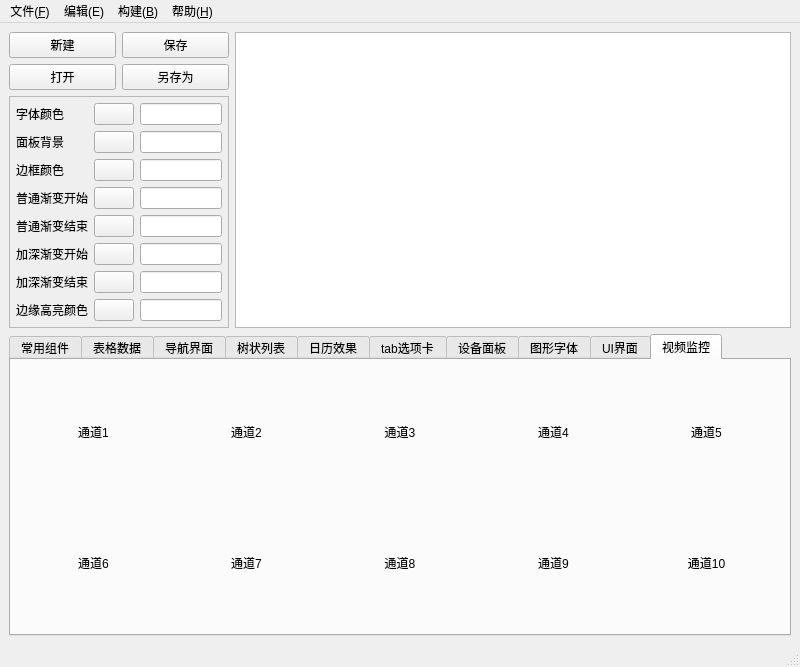
<?xml version="1.0" encoding="UTF-8"?>
<ui version="4.0">
 <class>HQssStyleWindow</class>
 <widget class="QMainWindow" name="HQssStyleWindow">
  <property name="geometry">
   <rect>
    <x>0</x>
    <y>0</y>
    <width>800</width>
    <height>640</height>
   </rect>
  </property>
  <property name="windowTitle">
   <string>MainWindow</string>
  </property>
  <widget class="QWidget" name="centralwidget">
   <layout class="QGridLayout" name="gridLayout_6">
    <item row="0" column="0">
     <layout class="QGridLayout" name="gridLayout">
      <item row="0" column="0">
       <widget class="QPushButton" name="btnNew">
        <property name="text">
         <string>新建</string>
        </property>
       </widget>
      </item>
      <item row="0" column="1">
       <widget class="QPushButton" name="btnSave">
        <property name="text">
         <string>保存</string>
        </property>
       </widget>
      </item>
      <item row="1" column="0">
       <widget class="QPushButton" name="btnOpen">
        <property name="text">
         <string>打开</string>
        </property>
       </widget>
      </item>
      <item row="1" column="1">
       <widget class="QPushButton" name="btnSaveOther">
        <property name="text">
         <string>另存为</string>
        </property>
       </widget>
      </item>
     </layout>
    </item>
    <item row="0" column="1" rowspan="2">
     <widget class="QTextEdit" name="txtMain"/>
    </item>
    <item row="1" column="0">
     <widget class="QFrame" name="frameColor">
      <property name="sizePolicy">
       <sizepolicy hsizetype="Fixed" vsizetype="Preferred">
        <horstretch>0</horstretch>
        <verstretch>0</verstretch>
       </sizepolicy>
      </property>
      <property name="minimumSize">
       <size>
        <width>220</width>
        <height>0</height>
       </size>
      </property>
      <property name="maximumSize">
       <size>
        <width>220</width>
        <height>16777215</height>
       </size>
      </property>
      <property name="frameShape">
       <enum>QFrame::StyledPanel</enum>
      </property>
      <property name="frameShadow">
       <enum>QFrame::Raised</enum>
      </property>
      <layout class="QGridLayout" name="gridLayout_3">
       <property name="leftMargin">
        <number>6</number>
       </property>
       <property name="topMargin">
        <number>6</number>
       </property>
       <property name="rightMargin">
        <number>6</number>
       </property>
       <property name="bottomMargin">
        <number>6</number>
       </property>
       <item row="0" column="0">
        <widget class="QLabel" name="labTextColor">
         <property name="text">
          <string>字体颜色</string>
         </property>
        </widget>
       </item>
       <item row="0" column="1">
        <widget class="QPushButton" name="btnTextColor">
         <property name="text">
          <string/>
         </property>
        </widget>
       </item>
       <item row="0" column="2">
        <widget class="QLineEdit" name="txtTextColor"/>
       </item>
       <item row="1" column="0">
        <widget class="QLabel" name="labPanelColor">
         <property name="text">
          <string>面板背景</string>
         </property>
        </widget>
       </item>
       <item row="1" column="1">
        <widget class="QPushButton" name="btnPanelColor">
         <property name="text">
          <string/>
         </property>
        </widget>
       </item>
       <item row="1" column="2">
        <widget class="QLineEdit" name="txtPanelColor"/>
       </item>
       <item row="2" column="0">
        <widget class="QLabel" name="labBorderColor">
         <property name="text">
          <string>边框颜色</string>
         </property>
        </widget>
       </item>
       <item row="2" column="1">
        <widget class="QPushButton" name="btnBorderColor">
         <property name="text">
          <string/>
         </property>
        </widget>
       </item>
       <item row="2" column="2">
        <widget class="QLineEdit" name="txtBorderColor"/>
       </item>
       <item row="3" column="0">
        <widget class="QLabel" name="labNormalColorStart">
         <property name="text">
          <string>普通渐变开始</string>
         </property>
        </widget>
       </item>
       <item row="3" column="1">
        <widget class="QPushButton" name="btnNormalColorStart">
         <property name="text">
          <string/>
         </property>
        </widget>
       </item>
       <item row="3" column="2">
        <widget class="QLineEdit" name="txtNormalColorStart"/>
       </item>
       <item row="4" column="0">
        <widget class="QLabel" name="labNormalColorEnd">
         <property name="text">
          <string>普通渐变结束</string>
         </property>
        </widget>
       </item>
       <item row="4" column="1">
        <widget class="QPushButton" name="btnNormalColorEnd">
         <property name="text">
          <string/>
         </property>
        </widget>
       </item>
       <item row="4" column="2">
        <widget class="QLineEdit" name="txtNormalColorEnd"/>
       </item>
       <item row="5" column="0">
        <widget class="QLabel" name="labDarkColorStart">
         <property name="text">
          <string>加深渐变开始</string>
         </property>
        </widget>
       </item>
       <item row="5" column="1">
        <widget class="QPushButton" name="btnDarkColorStart">
         <property name="text">
          <string/>
         </property>
        </widget>
       </item>
       <item row="5" column="2">
        <widget class="QLineEdit" name="txtDarkColorStart"/>
       </item>
       <item row="6" column="0">
        <widget class="QLabel" name="labDarkColorEnd">
         <property name="text">
          <string>加深渐变结束</string>
         </property>
        </widget>
       </item>
       <item row="6" column="1">
        <widget class="QPushButton" name="btnDarkColorEnd">
         <property name="text">
          <string/>
         </property>
        </widget>
       </item>
       <item row="6" column="2">
        <widget class="QLineEdit" name="txtDarkColorEnd"/>
       </item>
       <item row="7" column="0">
        <widget class="QLabel" name="labHighColor">
         <property name="text">
          <string>边缘高亮颜色</string>
         </property>
        </widget>
       </item>
       <item row="7" column="1">
        <widget class="QPushButton" name="btnHighColor">
         <property name="text">
          <string/>
         </property>
        </widget>
       </item>
       <item row="7" column="2">
        <widget class="QLineEdit" name="txtHighColor"/>
       </item>
      </layout>
     </widget>
    </item>
    <item row="2" column="0" colspan="2">
     <widget class="QTabWidget" name="tabWidget">
      <property name="currentIndex">
       <number>9</number>
      </property>
      <widget class="QWidget" name="tab1">
       <attribute name="title">
        <string>常用组件</string>
       </attribute>
       <layout class="QVBoxLayout" name="verticalLayout">
        <item>
         <widget class="QGroupBox" name="groupBox">
          <property name="styleSheet">
           <string notr="true"/>
          </property>
          <property name="title">
           <string>分组框</string>
          </property>
          <property name="checkable">
           <bool>true</bool>
          </property>
          <layout class="QGridLayout" name="gridLayout_2">
           <item row="0" column="0">
            <widget class="QLabel" name="lab">
             <property name="text">
              <string>标签</string>
             </property>
             <property name="alignment">
              <set>Qt::AlignCenter</set>
             </property>
            </widget>
           </item>
           <item row="0" column="1" colspan="6">
            <widget class="QLineEdit" name="lineEdit">
             <property name="text">
              <string>编辑</string>
             </property>
            </widget>
           </item>
           <item row="1" column="0">
            <widget class="QRadioButton" name="rbtn1">
             <property name="text">
              <string>单选框1</string>
             </property>
            </widget>
           </item>
           <item row="1" column="1">
            <widget class="QRadioButton" name="rbtn2">
             <property name="text">
              <string>单选框2</string>
             </property>
            </widget>
           </item>
           <item row="1" column="2">
            <widget class="QCheckBox" name="ck1">
             <property name="text">
              <string>复选框1</string>
             </property>
            </widget>
           </item>
           <item row="1" column="3">
            <widget class="QCheckBox" name="ck2">
             <property name="text">
              <string>复选框2</string>
             </property>
             <property name="checked">
              <bool>false</bool>
             </property>
            </widget>
           </item>
           <item row="1" column="4">
            <widget class="QCheckBox" name="ck3">
             <property name="text">
              <string>复选框3</string>
             </property>
            </widget>
           </item>
           <item row="1" column="5">
            <widget class="QComboBox" name="cbox1">
             <property name="maximumSize">
              <size>
               <width>16777215</width>
               <height>28</height>
              </size>
             </property>
            </widget>
           </item>
           <item row="1" column="6">
            <widget class="QComboBox" name="cbox2">
             <property name="maximumSize">
              <size>
               <width>16777215</width>
               <height>28</height>
              </size>
             </property>
            </widget>
           </item>
           <item row="2" column="0">
            <widget class="QPushButton" name="btnInfo">
             <property name="text">
              <string>信息框</string>
             </property>
            </widget>
           </item>
           <item row="2" column="1">
            <widget class="QPushButton" name="btnQuestion">
             <property name="text">
              <string>提示框</string>
             </property>
            </widget>
           </item>
           <item row="2" column="2">
            <widget class="QPushButton" name="btnError">
             <property name="text">
              <string>错误框</string>
             </property>
            </widget>
           </item>
           <item row="2" column="3">
            <widget class="QPushButton" name="btnInput">
             <property name="text">
              <string>标准输入框</string>
             </property>
            </widget>
           </item>
           <item row="2" column="4">
            <widget class="QPushButton" name="btnInputPwd">
             <property name="text">
              <string>密码输入框</string>
             </property>
            </widget>
           </item>
           <item row="2" column="5">
            <widget class="QPushButton" name="btnInputcbox">
             <property name="text">
              <string>下拉输入框</string>
             </property>
            </widget>
           </item>
           <item row="2" column="6">
            <widget class="QPushButton" name="btnWidget">
             <property name="text">
              <string>新窗体</string>
             </property>
            </widget>
           </item>
           <item row="3" column="0">
            <widget class="QSpinBox" name="spinBox"/>
           </item>
           <item row="3" column="1">
            <widget class="QDoubleSpinBox" name="doubleSpinBox"/>
           </item>
           <item row="3" column="2">
            <widget class="QTimeEdit" name="timeEdit"/>
           </item>
           <item row="3" column="3" colspan="2">
            <widget class="QDateEdit" name="dateEdit">
             <property name="calendarPopup">
              <bool>true</bool>
             </property>
            </widget>
           </item>
           <item row="3" column="5" colspan="2">
            <widget class="QDateTimeEdit" name="dateTimeEdit">
             <property name="calendarPopup">
              <bool>true</bool>
             </property>
            </widget>
           </item>
           <item row="4" column="0" colspan="3">
            <widget class="QSlider" name="horizontalSlider">
             <property name="maximum">
              <number>100</number>
             </property>
             <property name="orientation">
              <enum>Qt::Horizontal</enum>
             </property>
            </widget>
           </item>
           <item row="4" column="3" colspan="4">
            <widget class="QProgressBar" name="progressBar">
             <property name="maximumSize">
              <size>
               <width>16777215</width>
               <height>18</height>
              </size>
             </property>
            </widget>
           </item>
           <item row="5" column="0" colspan="7">
            <widget class="QPlainTextEdit" name="plainTextEdit">
             <property name="plainText">
              <string>每个人心中都有一段鲜不为人知的故事，
如果不是某一天，
某个不经意的回头一瞥，
那段往事，
就只能永远埋在记忆的最深处，
那是回忆的尽头，
可就无法避免那一触，
无论你在上面用怎样淤厚的冷漠层层包裹，
却总在瞬间崩溃。</string>
             </property>
            </widget>
           </item>
          </layout>
         </widget>
        </item>
       </layout>
      </widget>
      <widget class="QWidget" name="tab2">
       <attribute name="title">
        <string>表格数据</string>
       </attribute>
       <layout class="QHBoxLayout" name="horizontalLayout">
        <item>
         <widget class="QTableWidget" name="tableWidget"/>
        </item>
       </layout>
      </widget>
      <widget class="QWidget" name="tab3">
       <attribute name="title">
        <string>导航界面</string>
       </attribute>
       <layout class="QHBoxLayout" name="horizontalLayout_7">
        <item>
         <widget class="QWidget" name="widgetLeft" native="true">
          <property name="minimumSize">
           <size>
            <width>80</width>
            <height>0</height>
           </size>
          </property>
          <layout class="QVBoxLayout" name="verticalLayout_2">
           <property name="spacing">
            <number>0</number>
           </property>
           <property name="leftMargin">
            <number>0</number>
           </property>
           <property name="topMargin">
            <number>0</number>
           </property>
           <property name="rightMargin">
            <number>0</number>
           </property>
           <property name="bottomMargin">
            <number>0</number>
           </property>
           <item>
            <widget class="QPushButton" name="btn1">
             <property name="text">
              <string>菜单1</string>
             </property>
             <property name="checked">
              <bool>false</bool>
             </property>
            </widget>
           </item>
           <item>
            <widget class="QPushButton" name="btn2">
             <property name="text">
              <string>菜单2</string>
             </property>
            </widget>
           </item>
           <item>
            <widget class="QPushButton" name="btn3">
             <property name="text">
              <string>菜单3</string>
             </property>
            </widget>
           </item>
           <item>
            <spacer name="verticalSpacer">
             <property name="orientation">
              <enum>Qt::Vertical</enum>
             </property>
             <property name="sizeHint" stdset="0">
              <size>
               <width>20</width>
               <height>222</height>
              </size>
             </property>
            </spacer>
           </item>
          </layout>
         </widget>
        </item>
        <item>
         <widget class="QStackedWidget" name="stackedWidget">
          <property name="currentIndex">
           <number>0</number>
          </property>
          <widget class="QWidget" name="page1">
           <layout class="QVBoxLayout" name="verticalLayout_4">
            <item>
             <widget class="QWidget" name="widgetTop" native="true">
              <layout class="QHBoxLayout" name="horizontalLayout_2">
               <property name="spacing">
                <number>0</number>
               </property>
               <property name="leftMargin">
                <number>0</number>
               </property>
               <property name="topMargin">
                <number>0</number>
               </property>
               <property name="rightMargin">
                <number>0</number>
               </property>
               <property name="bottomMargin">
                <number>0</number>
               </property>
               <item>
                <widget class="QToolButton" name="tbtn1">
                 <property name="sizePolicy">
                  <sizepolicy hsizetype="Expanding" vsizetype="Expanding">
                   <horstretch>0</horstretch>
                   <verstretch>0</verstretch>
                  </sizepolicy>
                 </property>
                 <property name="text">
                  <string>主界面</string>
                 </property>
                </widget>
               </item>
               <item>
                <widget class="QToolButton" name="tbtn2">
                 <property name="sizePolicy">
                  <sizepolicy hsizetype="Expanding" vsizetype="Expanding">
                   <horstretch>0</horstretch>
                   <verstretch>0</verstretch>
                  </sizepolicy>
                 </property>
                 <property name="text">
                  <string>警情查询</string>
                 </property>
                </widget>
               </item>
               <item>
                <widget class="QToolButton" name="tbtn3">
                 <property name="sizePolicy">
                  <sizepolicy hsizetype="Expanding" vsizetype="Expanding">
                   <horstretch>0</horstretch>
                   <verstretch>0</verstretch>
                  </sizepolicy>
                 </property>
                 <property name="text">
                  <string>系统设置</string>
                 </property>
                </widget>
               </item>
              </layout>
             </widget>
            </item>
            <item>
             <widget class="QWidget" name="widget" native="true">
              <property name="sizePolicy">
               <sizepolicy hsizetype="Preferred" vsizetype="Expanding">
                <horstretch>0</horstretch>
                <verstretch>0</verstretch>
               </sizepolicy>
              </property>
             </widget>
            </item>
            <item>
             <widget class="QWidget" name="widgetBottom" native="true">
              <property name="maximumSize">
               <size>
                <width>16777215</width>
                <height>30</height>
               </size>
              </property>
              <layout class="QHBoxLayout" name="horizontalLayout_3">
               <item>
                <widget class="QLabel" name="lab1">
                 <property name="text">
                  <string>欢迎使用软件</string>
                 </property>
                </widget>
               </item>
               <item>
                <widget class="Line" name="line1">
                 <property name="maximumSize">
                  <size>
                   <width>1</width>
                   <height>16777215</height>
                  </size>
                 </property>
                 <property name="orientation">
                  <enum>Qt::Vertical</enum>
                 </property>
                </widget>
               </item>
               <item>
                <widget class="QLabel" name="lab2">
                 <property name="text">
                  <string>当前用户【admin】</string>
                 </property>
                </widget>
               </item>
               <item>
                <widget class="Line" name="line2">
                 <property name="maximumSize">
                  <size>
                   <width>1</width>
                   <height>16777215</height>
                  </size>
                 </property>
                 <property name="orientation">
                  <enum>Qt::Vertical</enum>
                 </property>
                </widget>
               </item>
               <item>
                <widget class="QLabel" name="lab3">
                 <property name="text">
                  <string>已运行: 0天0时0分0秒</string>
                 </property>
                </widget>
               </item>
               <item>
                <widget class="Line" name="line3">
                 <property name="maximumSize">
                  <size>
                   <width>1</width>
                   <height>16777215</height>
                  </size>
                 </property>
                 <property name="orientation">
                  <enum>Qt::Vertical</enum>
                 </property>
                </widget>
               </item>
               <item>
                <widget class="QLabel" name="lab4">
                 <property name="sizePolicy">
                  <sizepolicy hsizetype="Expanding" vsizetype="Preferred">
                   <horstretch>0</horstretch>
                   <verstretch>0</verstretch>
                  </sizepolicy>
                 </property>
                 <property name="text">
                  <string>当前时间: 2017年12月1日 12:00:00</string>
                 </property>
                </widget>
               </item>
              </layout>
             </widget>
            </item>
           </layout>
          </widget>
          <widget class="QWidget" name="page2"/>
          <widget class="QWidget" name="page3"/>
         </widget>
        </item>
        <item>
         <widget class="QSlider" name="verticalSlider">
          <property name="orientation">
           <enum>Qt::Vertical</enum>
          </property>
         </widget>
        </item>
        <item>
         <widget class="QScrollBar" name="verticalScrollBar">
          <property name="orientation">
           <enum>Qt::Vertical</enum>
          </property>
         </widget>
        </item>
       </layout>
      </widget>
      <widget class="QWidget" name="tab4">
       <attribute name="title">
        <string>树状列表</string>
       </attribute>
       <layout class="QHBoxLayout" name="horizontalLayout_4">
        <item>
         <widget class="QTreeWidget" name="treeWidget">
          <column>
           <property name="text">
            <string notr="true">1</string>
           </property>
          </column>
         </widget>
        </item>
        <item>
         <widget class="QListWidget" name="listWidget"/>
        </item>
       </layout>
      </widget>
      <widget class="QWidget" name="tab5">
       <attribute name="title">
        <string>日历效果</string>
       </attribute>
       <layout class="QHBoxLayout" name="horizontalLayout_5">
        <item>
         <widget class="QCalendarWidget" name="calendarWidget1"/>
        </item>
        <item>
         <widget class="QCalendarWidget" name="calendarWidget2">
          <property name="gridVisible">
           <bool>true</bool>
          </property>
         </widget>
        </item>
       </layout>
      </widget>
      <widget class="QWidget" name="tab6">
       <attribute name="title">
        <string>tab选项卡</string>
       </attribute>
       <layout class="QHBoxLayout" name="horizontalLayout_6">
        <item>
         <widget class="QTabWidget" name="tabWidget_2">
          <property name="tabPosition">
           <enum>QTabWidget::West</enum>
          </property>
          <property name="currentIndex">
           <number>2</number>
          </property>
          <widget class="QWidget" name="tab">
           <attribute name="title">
            <string>效果预览</string>
           </attribute>
          </widget>
          <widget class="QWidget" name="tab_7">
           <attribute name="title">
            <string>效果预览</string>
           </attribute>
          </widget>
          <widget class="QWidget" name="tab_2">
           <attribute name="title">
            <string>效果预览</string>
           </attribute>
          </widget>
         </widget>
        </item>
        <item>
         <widget class="QTabWidget" name="tabWidget_3">
          <property name="tabPosition">
           <enum>QTabWidget::South</enum>
          </property>
          <property name="currentIndex">
           <number>0</number>
          </property>
          <widget class="QWidget" name="tab_3">
           <attribute name="title">
            <string>效果预览</string>
           </attribute>
          </widget>
          <widget class="QWidget" name="tab_8">
           <attribute name="title">
            <string>效果预览</string>
           </attribute>
          </widget>
          <widget class="QWidget" name="tab_4">
           <attribute name="title">
            <string>效果预览</string>
           </attribute>
          </widget>
         </widget>
        </item>
        <item>
         <widget class="QTabWidget" name="tabWidget_4">
          <property name="tabPosition">
           <enum>QTabWidget::East</enum>
          </property>
          <property name="currentIndex">
           <number>2</number>
          </property>
          <widget class="QWidget" name="tab_5">
           <attribute name="title">
            <string>效果预览</string>
           </attribute>
          </widget>
          <widget class="QWidget" name="tab_9">
           <attribute name="title">
            <string>效果预览</string>
           </attribute>
          </widget>
          <widget class="QWidget" name="tab_6">
           <attribute name="title">
            <string>效果预览</string>
           </attribute>
          </widget>
         </widget>
        </item>
       </layout>
      </widget>
      <widget class="QWidget" name="tab7">
       <attribute name="title">
        <string>设备面板</string>
       </attribute>
       <layout class="QVBoxLayout" name="verticalLayout_3">
        <property name="leftMargin">
         <number>3</number>
        </property>
        <property name="topMargin">
         <number>3</number>
        </property>
        <property name="rightMargin">
         <number>3</number>
        </property>
        <property name="bottomMargin">
         <number>3</number>
        </property>
        <item>
         <widget class="QWidget" name="widgetPanel" native="true"/>
        </item>
       </layout>
      </widget>
      <widget class="QWidget" name="tab8">
       <attribute name="title">
        <string>图形字体</string>
       </attribute>
       <layout class="QVBoxLayout" name="verticalLayout_5">
        <property name="leftMargin">
         <number>3</number>
        </property>
        <property name="topMargin">
         <number>3</number>
        </property>
        <property name="rightMargin">
         <number>3</number>
        </property>
        <property name="bottomMargin">
         <number>3</number>
        </property>
        <item>
         <widget class="QWidget" name="widgetFontPanel" native="true"/>
        </item>
       </layout>
      </widget>
      <widget class="QWidget" name="tab9">
       <attribute name="title">
        <string>UI界面</string>
       </attribute>
       <layout class="QGridLayout" name="gridLayout_4">
        <item row="0" column="0">
         <widget class="QPushButton" name="btnUIDemo1">
          <property name="sizePolicy">
           <sizepolicy hsizetype="Minimum" vsizetype="Expanding">
            <horstretch>0</horstretch>
            <verstretch>0</verstretch>
           </sizepolicy>
          </property>
          <property name="text">
           <string>界面1</string>
          </property>
         </widget>
        </item>
        <item row="0" column="1">
         <widget class="QPushButton" name="btnUIDemo2">
          <property name="sizePolicy">
           <sizepolicy hsizetype="Minimum" vsizetype="Expanding">
            <horstretch>0</horstretch>
            <verstretch>0</verstretch>
           </sizepolicy>
          </property>
          <property name="text">
           <string>界面2</string>
          </property>
         </widget>
        </item>
        <item row="0" column="2">
         <widget class="QPushButton" name="btnUIDemo3">
          <property name="sizePolicy">
           <sizepolicy hsizetype="Minimum" vsizetype="Expanding">
            <horstretch>0</horstretch>
            <verstretch>0</verstretch>
           </sizepolicy>
          </property>
          <property name="text">
           <string>界面3</string>
          </property>
         </widget>
        </item>
        <item row="0" column="3">
         <widget class="QPushButton" name="btnUIDemo4">
          <property name="sizePolicy">
           <sizepolicy hsizetype="Minimum" vsizetype="Expanding">
            <horstretch>0</horstretch>
            <verstretch>0</verstretch>
           </sizepolicy>
          </property>
          <property name="text">
           <string>界面4</string>
          </property>
         </widget>
        </item>
        <item row="1" column="0">
         <widget class="QPushButton" name="btnUIDemo5">
          <property name="sizePolicy">
           <sizepolicy hsizetype="Minimum" vsizetype="Expanding">
            <horstretch>0</horstretch>
            <verstretch>0</verstretch>
           </sizepolicy>
          </property>
          <property name="text">
           <string>界面5</string>
          </property>
         </widget>
        </item>
        <item row="1" column="1">
         <widget class="QPushButton" name="btnUIDemo6">
          <property name="sizePolicy">
           <sizepolicy hsizetype="Minimum" vsizetype="Expanding">
            <horstretch>0</horstretch>
            <verstretch>0</verstretch>
           </sizepolicy>
          </property>
          <property name="text">
           <string>界面6</string>
          </property>
         </widget>
        </item>
        <item row="1" column="2">
         <widget class="QPushButton" name="btnUIDemo7">
          <property name="sizePolicy">
           <sizepolicy hsizetype="Minimum" vsizetype="Expanding">
            <horstretch>0</horstretch>
            <verstretch>0</verstretch>
           </sizepolicy>
          </property>
          <property name="text">
           <string>界面7</string>
          </property>
         </widget>
        </item>
        <item row="1" column="3">
         <widget class="QPushButton" name="btnUIDemo8">
          <property name="sizePolicy">
           <sizepolicy hsizetype="Minimum" vsizetype="Expanding">
            <horstretch>0</horstretch>
            <verstretch>0</verstretch>
           </sizepolicy>
          </property>
          <property name="text">
           <string>界面8</string>
          </property>
         </widget>
        </item>
       </layout>
      </widget>
      <widget class="QWidget" name="tab10">
       <attribute name="title">
        <string>视频监控</string>
       </attribute>
       <layout class="QVBoxLayout" name="verticalLayout_6">
        <item>
         <widget class="QWidget" name="widgetVideo" native="true">
          <layout class="QGridLayout" name="gridLayout_5">
           <property name="leftMargin">
            <number>0</number>
           </property>
           <property name="topMargin">
            <number>0</number>
           </property>
           <property name="rightMargin">
            <number>0</number>
           </property>
           <property name="bottomMargin">
            <number>0</number>
           </property>
           <item row="0" column="0">
            <widget class="QLabel" name="labCh1">
             <property name="text">
              <string>通道1</string>
             </property>
             <property name="alignment">
              <set>Qt::AlignCenter</set>
             </property>
            </widget>
           </item>
           <item row="0" column="1">
            <widget class="QLabel" name="labCh2">
             <property name="text">
              <string>通道2</string>
             </property>
             <property name="alignment">
              <set>Qt::AlignCenter</set>
             </property>
            </widget>
           </item>
           <item row="0" column="2">
            <widget class="QLabel" name="labCh3">
             <property name="text">
              <string>通道3</string>
             </property>
             <property name="alignment">
              <set>Qt::AlignCenter</set>
             </property>
            </widget>
           </item>
           <item row="0" column="3">
            <widget class="QLabel" name="labCh4">
             <property name="text">
              <string>通道4</string>
             </property>
             <property name="alignment">
              <set>Qt::AlignCenter</set>
             </property>
            </widget>
           </item>
           <item row="0" column="4">
            <widget class="QLabel" name="labCh5">
             <property name="text">
              <string>通道5</string>
             </property>
             <property name="alignment">
              <set>Qt::AlignCenter</set>
             </property>
            </widget>
           </item>
           <item row="1" column="0">
            <widget class="QLabel" name="labCh6">
             <property name="text">
              <string>通道6</string>
             </property>
             <property name="alignment">
              <set>Qt::AlignCenter</set>
             </property>
            </widget>
           </item>
           <item row="1" column="1">
            <widget class="QLabel" name="labCh7">
             <property name="text">
              <string>通道7</string>
             </property>
             <property name="alignment">
              <set>Qt::AlignCenter</set>
             </property>
            </widget>
           </item>
           <item row="1" column="2">
            <widget class="QLabel" name="labCh8">
             <property name="text">
              <string>通道8</string>
             </property>
             <property name="alignment">
              <set>Qt::AlignCenter</set>
             </property>
            </widget>
           </item>
           <item row="1" column="3">
            <widget class="QLabel" name="labCh9">
             <property name="text">
              <string>通道9</string>
             </property>
             <property name="alignment">
              <set>Qt::AlignCenter</set>
             </property>
            </widget>
           </item>
           <item row="1" column="4">
            <widget class="QLabel" name="labCh10">
             <property name="text">
              <string>通道10</string>
             </property>
             <property name="alignment">
              <set>Qt::AlignCenter</set>
             </property>
            </widget>
           </item>
          </layout>
         </widget>
        </item>
       </layout>
      </widget>
     </widget>
    </item>
   </layout>
  </widget>
  <widget class="QMenuBar" name="menubar">
   <property name="geometry">
    <rect>
     <x>0</x>
     <y>0</y>
     <width>800</width>
     <height>18</height>
    </rect>
   </property>
   <widget class="QMenu" name="menu_1">
    <property name="title">
     <string>文件(&amp;F)</string>
    </property>
    <addaction name="action_101"/>
    <addaction name="action_102"/>
    <addaction name="separator"/>
    <addaction name="action_103"/>
    <addaction name="action_104"/>
   </widget>
   <widget class="QMenu" name="menu_2">
    <property name="title">
     <string>编辑(E)</string>
    </property>
    <addaction name="action_201"/>
    <addaction name="action_202"/>
    <addaction name="action_203"/>
   </widget>
   <widget class="QMenu" name="menu_3">
    <property name="title">
     <string>构建(&amp;B)</string>
    </property>
    <addaction name="action_301"/>
   </widget>
   <widget class="QMenu" name="menu_4">
    <property name="title">
     <string>帮助(&amp;H)</string>
    </property>
    <addaction name="action_401"/>
    <addaction name="action_402"/>
   </widget>
   <addaction name="menu_1"/>
   <addaction name="menu_2"/>
   <addaction name="menu_3"/>
   <addaction name="menu_4"/>
  </widget>
  <widget class="QStatusBar" name="statusbar"/>
  <action name="action_101">
   <property name="text">
    <string>新建文件(&amp;N)</string>
   </property>
  </action>
  <action name="action_102">
   <property name="text">
    <string>打开文件(&amp;O)</string>
   </property>
  </action>
  <action name="action_103">
   <property name="text">
    <string>保存文件(&amp;S) </string>
   </property>
  </action>
  <action name="action_104">
   <property name="text">
    <string>退出(&amp;C)</string>
   </property>
  </action>
  <action name="action_201">
   <property name="text">
    <string>剪切(&amp;X) </string>
   </property>
  </action>
  <action name="action_202">
   <property name="text">
    <string>复制(&amp;C)</string>
   </property>
  </action>
  <action name="action_203">
   <property name="text">
    <string>粘贴(&amp;V)</string>
   </property>
  </action>
  <action name="action_301">
   <property name="text">
    <string>构建项目(&amp;B)</string>
   </property>
  </action>
  <action name="action_401">
   <property name="text">
    <string>帮助文档(&amp;T)</string>
   </property>
  </action>
  <action name="action_402">
   <property name="text">
    <string>关于(&amp;A)</string>
   </property>
  </action>
 </widget>
 <resources/>
 <connections>
  <connection>
   <sender>horizontalSlider</sender>
   <signal>valueChanged(int)</signal>
   <receiver>progressBar</receiver>
   <slot>setValue(int)</slot>
   <hints>
    <hint type="sourcelabel">
     <x>263</x>
     <y>497</y>
    </hint>
    <hint type="destinationlabel">
     <x>434</x>
     <y>500</y>
    </hint>
   </hints>
  </connection>
 </connections>
</ui>
